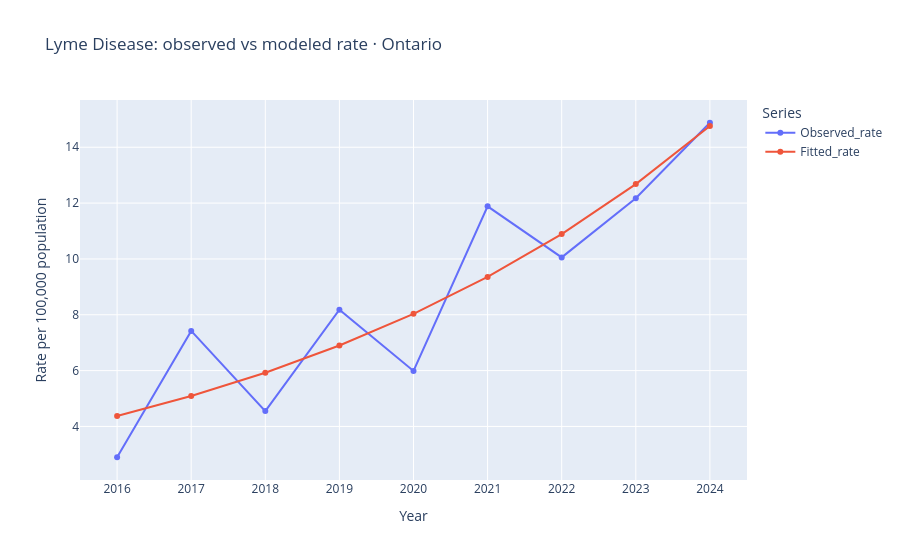

Here is the notebook cell this chart was saved with:
### Markdown cell above
## 05 | Plot observed and fitted annual rates

### Code cell
plot_df = ont.melt(id_vars="Year", value_vars=["Observed_rate", "Fitted_rate"],
                   var_name="Series", value_name="Plot_rate")
fig = px.line(plot_df, x="Year", y="Plot_rate", color="Series", markers=True,
              title=f"{DISEASE}: observed vs modeled rate · Ontario")
fig.update_xaxes(dtick=1)
fig.update_yaxes(title="Rate per 100,000 population")
fig.show()

### Figure 1 — Plotly figure (JSON) as saved in the notebook; plotly's stock layout.template omitted (floating-point values rounded to 4 significant figures)
{"data": [{"hovertemplate": "Series=Observed_rate<br>Year=%{x}<br>Plot_rate=%{y}<extra></extra>", "legendgroup": "Observed_rate", "line": {"color": "#636efa", "dash": "solid"}, "marker": {"symbol": "circle"}, "mode": "lines+markers", "name": "Observed_rate", "orientation": "v", "showlegend": true, "type": "scatter", "x": [2016, 2017, 2018, 2019, 2020, 2021, 2022, 2023, 2024], "xaxis": "x", "y": [2.897, 7.423, 4.551, 8.179, 5.988, 11.88, 10.06, 12.17, 14.88], "yaxis": "y"}, {"hovertemplate": "Series=Fitted_rate<br>Year=%{x}<br>Plot_rate=%{y}<extra></extra>", "legendgroup": "Fitted_rate", "line": {"color": "#EF553B", "dash": "solid"}, "marker": {"symbol": "circle"}, "mode": "lines+markers", "name": "Fitted_rate", "orientation": "v", "showlegend": true, "type": "scatter", "x": [2016, 2017, 2018, 2019, 2020, 2021, 2022, 2023, 2024], "xaxis": "x", "y": [4.371, 5.09, 5.926, 6.9, 8.033, 9.353, 10.89, 12.68, 14.76], "yaxis": "y"}], "layout": {"legend": {"title": {"text": "Series"}, "tracegroupgap": 0}, "title": {"text": "Lyme Disease: observed vs modeled rate · Ontario"}, "xaxis": {"anchor": "y", "domain": [0, 1], "dtick": 1, "title": {"text": "Year"}}, "yaxis": {"anchor": "x", "domain": [0, 1], "title": {"text": "Rate per 100,000 population"}}}}
